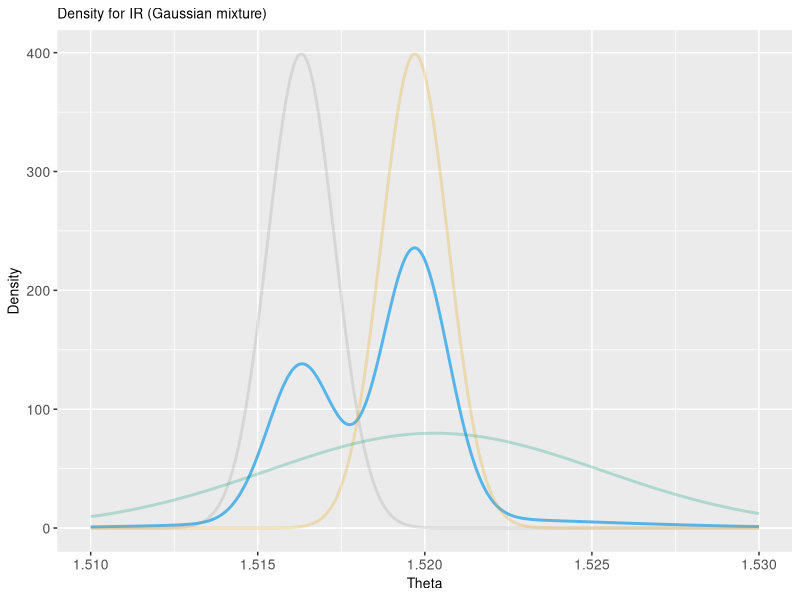
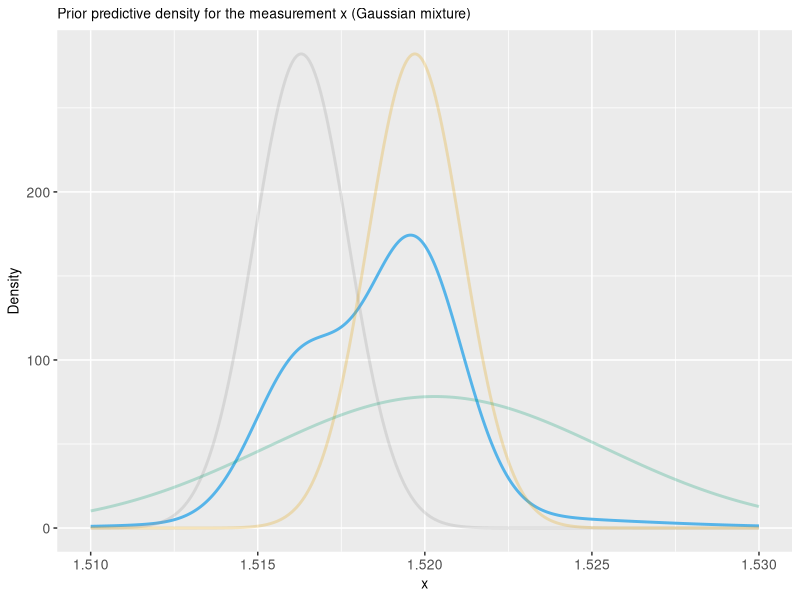
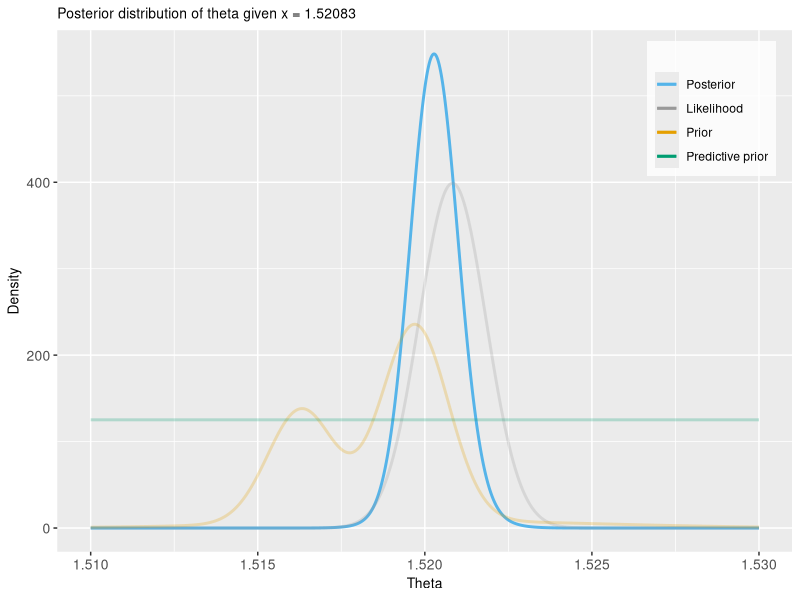

Generate these figures, in order, with R:
#################################################################
# ASSIGNMENT 1
# Updated: 2019-09-12
# Author: Anna Carlsson
#################################################################

##### Set working directory and load packages #####
setwd("/Users/anna/Dokument/GitHub/MVE187/Assignments/Assignment_1")
library(ggplot2)
library(gplots)
library(ggpubr)

palette <- c("#999999", "#E69F00", "#56B4E9", "#009E73", "#F0E442", "#0072B2", "#D55E00", "#CC79A7")

set.seed(23563)

#### A) Function for plotting normal mixtures ####

# Definition of function
normal_mixture_density <- function(thetas, means, stds, weights){
  n <- length(weights)
  N <- length(thetas)
  nonweighted_densities <- matrix(data = NA, nrow = N, ncol = n)
  for (i in 1:n){
    nonweighted_densities[,i] <- dnorm(thetas, means[i], stds[i], log = FALSE)
  }
  mixture_density <- nonweighted_densities %*% diag(weights)
  return (rowSums(mixture_density))
}

# Parameters
thetas <- seq(1.51, 1.53, length=1000)
weights <- c(0.33, 0.57, 0.10)
means <- c(1.5163, 1.5197, 1.5203)
stds <- c(0.001, 0.001, 0.005)

mixture_density <- normal_mixture_density(thetas, means, stds, weights)

# Densities for each Gaussian, for comparison in plot
density_1 <- dnorm(thetas, means[1], stds[1], log = FALSE)
density_2 <- dnorm(thetas, means[2], stds[2], log = FALSE)
density_3 <- dnorm(thetas, means[3], stds[3], log = FALSE)

# Plot densities
ggplot() +
  geom_line(
    aes(x = thetas, y = mixture_density), colour = palette[3], size = 1, show.legend = FALSE) + 
  geom_line(
    aes(x = thetas, y = density_1), colour = palette[1], size = 1, alpha = 0.25, show.legend = FALSE) + 
  geom_line(
    aes(x = thetas, y = density_2), colour = palette[2], size = 1, alpha = 0.25, show.legend = FALSE) + 
  geom_line(
    aes(x = thetas, y = density_3), colour = palette[4], size = 1, alpha = 0.25, show.legend = FALSE) + 
  labs(title = "Density for IR (Gaussian mixture)",
     x = "Theta",
     y = "Density") + 
  theme(
    plot.title = element_text(size = 10),
    axis.title = element_text(size = 10),
    axis.text = element_text(size = 10),
    legend.position = c(0.85, 0.8),
    legend.background = element_rect(fill=alpha('white', 0.9)))

#### B) Prior predictive for mixture density ####
# Parameters
x <- seq(1.51, 1.53, length=1000)
weights <- c(0.33, 0.57, 0.10)
means <- c(1.5163, 1.5197, 1.5203)
stds <- c(sqrt(0.001^2 + 0.001^2), sqrt(0.001^2 + 0.001^2), sqrt(0.001^2 + 0.005^2))

mixture_prior_density <- normal_mixture_density(x, means, stds, weights)

# Prior predictive densities for each Gaussian
prior_density_1 <- dnorm(x, means[1], stds[1], log = FALSE)
prior_density_2 <- dnorm(x, means[2], stds[2], log = FALSE)
prior_density_3 <- dnorm(x, means[3], stds[3], log = FALSE)

# Plot densities
ggplot() +
  geom_line(
    aes(x = x, y = mixture_prior_density), colour = palette[3], size = 1, show.legend = FALSE) + 
  geom_line(
    aes(x = x, y = prior_density_1), colour = palette[1], size = 1, alpha = 0.25, show.legend = FALSE) + 
  geom_line(
    aes(x = x, y = prior_density_2), colour = palette[2], size = 1, alpha = 0.25, show.legend = FALSE) + 
  geom_line(
    aes(x = x, y = prior_density_3), colour = palette[4], size = 1, alpha = 0.25, show.legend = FALSE) + 
  
  labs(title = "Prior predictive density for the measurement x (Gaussian mixture)",
       x = "x",
       y = "Density") + 
  theme(
    plot.title = element_text(size = 10),
    axis.title = element_text(size = 10),
    axis.text = element_text(size = 10),
    legend.position = c(0.85, 0.8),
    legend.background = element_rect(fill=alpha('white', 0.9)))

##### C) Posterior of theta

# Define function for posterior
posterior_theta <- function(thetas, x, sigma, sigmas_mix, means, weights){
  predictive_prior_stds <- sqrt(sigmas_mix^2+sigma^2)
  
  likelihood <- dnorm(x, mean = thetas, sd = sigma, log = FALSE)
  prior <- normal_mixture_density(thetas, means, sigmas_mix, weights)
  predictive_prior <- normal_mixture_density(x, means, predictive_prior_stds, weights)
  
  posterior <- likelihood * prior / predictive_prior
  return(posterior)
}

# Define parameters
thetas <- seq(1.51, 1.53, length=1000)
x <- 1.52083
sigma <- 0.001
sigmas <- c(0.001, 0.001, 0.005)
means <- c(1.5163, 1.5197, 1.5203)
weights <- c(0.33, 0.57, 0.10)

# Compute densities (also, the component densities for comparison as functions of theta)
posterior <- posterior_theta(thetas, x, sigma, sigmas, means, weights)
likelihood <- dnorm(x, thetas, sigma)
prior <- normal_mixture_density(thetas, means, sigmas, weights)
predictive_prior <- normal_mixture_density(x, means, sqrt(sigmas^2+sigma^2), weights)

ggplot() +
  geom_line(
    aes(x = thetas, y = posterior, colour = "Posterior"), size = 1, show.legend = TRUE) +
  geom_line(
    aes(x = thetas, y = likelihood, colour = "Likelihood"), size = 1, alpha = 0.25, show.legend = TRUE) +
  geom_line(
    aes(x = thetas, y = prior, colour = "Prior"), size = 1, alpha = 0.25, show.legend = TRUE) +
  geom_line(
    aes(x = thetas, y = predictive_prior, colour = "Predictive prior"), size = 1, alpha = 0.25, show.legend = TRUE) +
  labs(title = "Posterior distribution of theta given x = 1.52083",
       x = "Theta",
       y = "Density") + 
  theme(
    plot.title = element_text(size = 10),
    axis.title = element_text(size = 10),
    axis.text = element_text(size = 10),
    legend.position = c(0.89, 0.85),
    legend.background = element_rect(fill=alpha('white', 0.8))) + 
  #scale_colour_manual(values = palette[c(1,2,3,4)], labels = c('With correlated','Without correlated', '', ''), guide = 'legend',name='Variables')
  scale_colour_manual("", 
                      breaks = c("Posterior", "Likelihood", "Prior", "Predictive prior"),
                      values = c("Posterior"=palette[3], "Likelihood"=palette[1], 
                               "Prior"=palette[2], "Predictive prior"=palette[4]))
